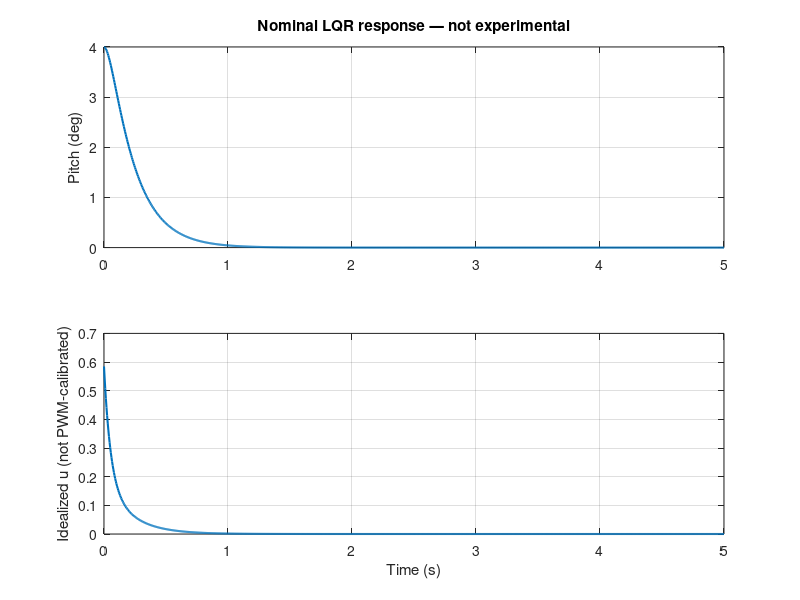

MATLAB code for this plot:
%% NANENG 512: illustrative *pitch-only* inverted-pendulum model
% Not identified, not a full differential-drive robot model.
% Values below are examples for teaching only. MEASURE and REPLACE them.
% Control System Toolbox required for ss/c2d/dlqr.
% NOTE: Tiva firmware uses pitch PD/PID, NOT the LQR controller below.
clear; close all; clc;

Ts = 1/200;             % firmware's intended sample interval [s]
g = 9.81;              % gravitational acceleration [m/s^2]

% Replace each with measured / independently identified parameters:
m = 0.65;              % effective body mass [kg], PLACEHOLDER
l = 0.10;              % CoM height above axle [m], PLACEHOLDER
J = 0.012;             % effective pitch inertia [kg*m^2], PLACEHOLDER
b = 0.010;             % pitch viscous damping [N*m*s/rad], PLACEHOLDER
Ku = 0.20;             % actuator pitch-equivalent torque per u [N*m], PLACEHOLDER

% Small-angle linearization near upright: 
% J*theta_ddot = m*g*l*theta - b*theta_dot - Ku*u
% state x = [theta; theta_dot], pitch positive by chosen frame.
A = [0, 1; m*g*l/J, -b/J];
B = [0; -Ku/J];
C = eye(2);
D = zeros(2,1);
plant_c = ss(A, B, C, D);
plant_d = c2d(plant_c, Ts, 'zoh');

assert(rank(ctrb(plant_d.A, plant_d.B)) == 2, ...
    'Pitch-only model is uncontrollable with supplied parameters.');

% Illustrative discrete-time LQR weights; NOT actuator tuning values.
Q = diag([80, 4]);
R = 4;
K = dlqr(plant_d.A, plant_d.B, Q, R);
Acl = plant_d.A - plant_d.B*K;
disp('Illustrative discrete-time state feedback K:'); disp(K);
disp('Closed-loop discrete poles (should be inside unit circle):');
disp(eig(Acl));

% A simple linear closed-loop demonstration, no saturation nor disturbances.
time = (0:Ts:5)';
x = zeros(2, numel(time));
u = zeros(1, numel(time));
x(:,1) = [deg2rad(4); 0]; % initial pitch of 4 degrees
for k = 1:numel(time)-1
    u(k) = -K*x(:,k);
    x(:,k+1) = plant_d.A*x(:,k) + plant_d.B*u(k);
end
u(end) = -K*x(:,end);

figure('Name','Illustrative digital balance model');
subplot(2,1,1);
plot(time, rad2deg(x(1,:)), 'LineWidth',1.5); grid on;
ylabel('Pitch (deg)'); title('Nominal LQR response — not experimental');
subplot(2,1,2);
plot(time, u,'LineWidth',1.5); grid on;
xlabel('Time (s)'); ylabel('Idealized u (not PWM-calibrated)');

% For an actual robot, extend state to [position, velocity, pitch, pitch_rate],
% identify motor + wheel parameters, add saturation and sensor/motor delays,
% calculate uncertainty, and validate the model against measured data.
